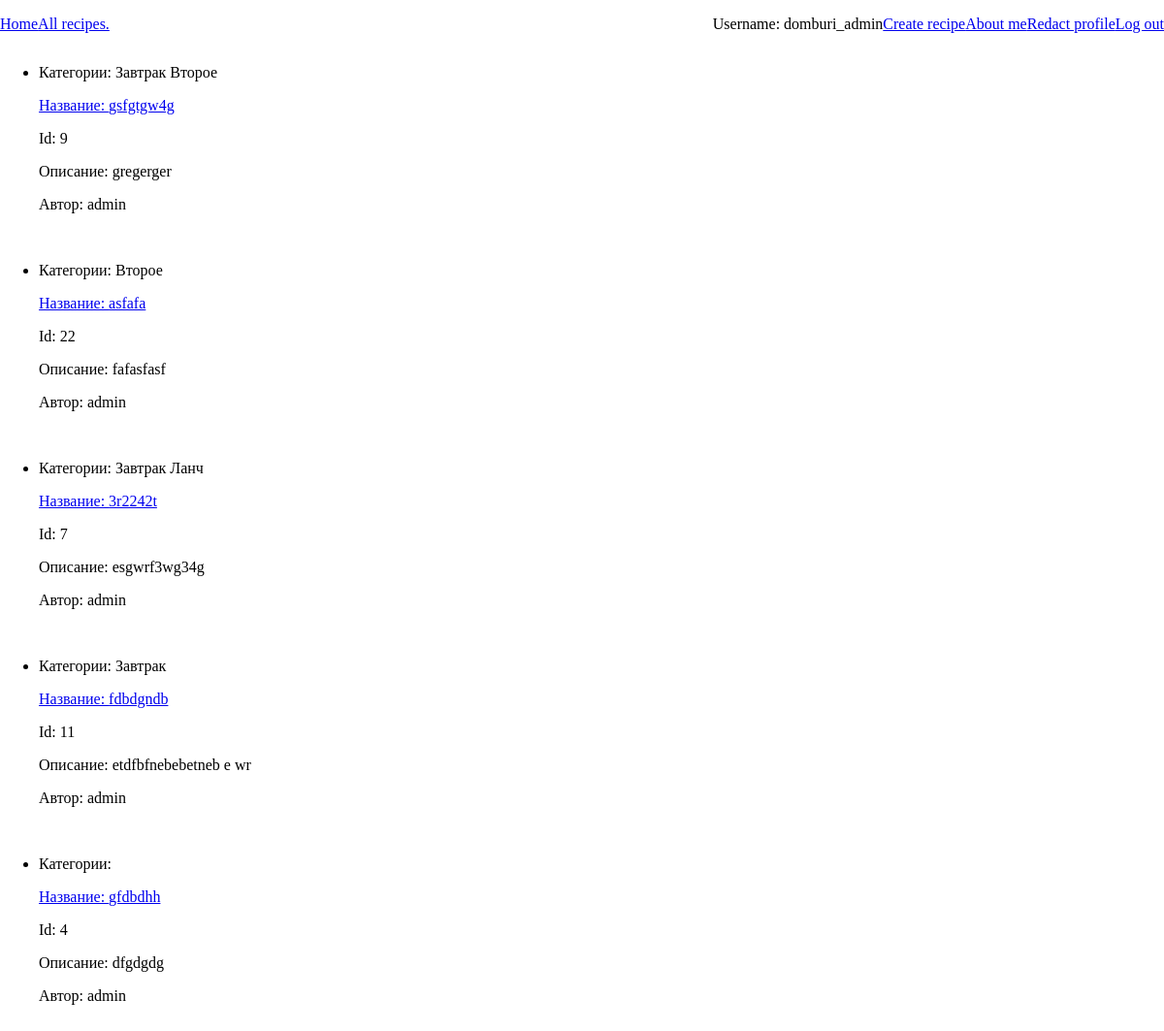
Screenshot of /recipes/ (signed in) with the database file from the repository.
### recipes/models.py (models this page shows, shortened)
class Recipe(models.Model):
    name = CharField(max_length=40, null=False)
    description = TextField(max_length=2000, null=False, blank=True)
    cooking_steps = IntegerField(default=1)
    cooking_time = IntegerField(default=5)
    image = ImageField(null=True, blank=True)
    author = ForeignKey(User, on_delete=models.CASCADE, related_name='recipe')
    categories = ManyToManyField("Category", related_name='recipes')
    class Meta:
        ordering = ['pk']

class Category(models.Model):
    name = CharField(null=False, max_length=30)
    description = TextField(max_length=200, null=False, blank=True)

### recipes/views.py (the view)
# urls.py: path("", RecipeGeneralView.as_view(), name='index'),
class RecipeGeneralView(ListView):
    queryset = Recipe.objects.select_related('author') \
                   .prefetch_related('categories') \
                   .order_by('?')[:5]
    context_object_name = 'recipes'
    template_name = 'recipes/recipes.html'

### recipes/templates/recipes/recipes.html (shortened to what this page needs)
{% extends "./base.html" %}
{% block body %}
<div>
    {% if recipes %}
    <ul>
        {% for recipe in recipes %}
        <li>
            {% if recipe.categories %}
            <p>
                Категории:
                {% for category in recipe.categories.all %}
                {{ category.name }}
                {% endfor %}
            </p>
            {% endif %}
            <p><a href="{% url 'recipes:recipe_detail' recipe.pk %}">
                Название: {{ recipe.name }}</a></p>
            <p>Id: {{ recipe.pk }}</p>
            <p>Описание: {{ recipe.description }}</p>
            <p>Автор: {{ recipe.author }}</p>
        </li>
        <br>
        {% endfor %}
    </ul>
    {% else %}
    <span>No data here yet.</span>
    {% endif %}
</div>
{% endblock %}

### recipes/templates/recipes/base.html (shortened to what this page needs)
<!DOCTYPE html>
<html lang="en">
<head>
</head>
<body>
<div class="h-1">
    <div>
        <a href="{% url 'recipes:index' %}">Home</a>
        <a href="{% url 'recipes:recipes_list' %}">All recipes.</a>
    </div>
    {% if user.is_authenticated %}
    <div>
        <p>Username: {{ user.username }} </p>
        <a href="{% url 'recipes:create_recipe' %}">Create recipe</a>
        <a href="{% url 'authentication:about_me' %}">About me</a>
        <a href="{% url 'authentication:profile' %}">Redact profile</a>
        <a href="{% url 'authentication:logout' %}">Log out</a>
    </div>
    {% else %}
    <div>
        <a href="{% url 'authentication:login' %}">Log in</a>
        <a href="{% url 'authentication:register' %}">Register</a>
    </div>
    {% endif %}
</div>
{% block body %}
{% endblock %}
</body>
</html>

### recipes/templates/recipes/base.html (style rules this page uses)
body, html { margin: 0; padding: 0; font-size: 20 px; }
.h-1 { display: flex; justify-content: space-between; align-items: center; }
.h-1 > div { display: flex; justify-content: space-between; align-items: center; }

### rows the page displays
Recipe: name "gsfgtgw4g", pk "9", description "gregerger", author "admin"
Category: name "Завтрак"
Category: name "Второе"
Recipe: name "asfafa", pk "22", description "fafasfasf", author "admin"
Recipe: name "3r2242t", pk "7", description "esgwrf3wg34g", author "admin"
Category: name "Ланч"
Recipe: name "fdbdgndb", pk "11", description "etdfbfnebebetneb e wr", author "admin"
Recipe: shows "Категории:", name "gfdbdhh", pk "4", description "dfgdgdg", author "admin"

### other values shown
{{ user.username }} "domburi_admin"
